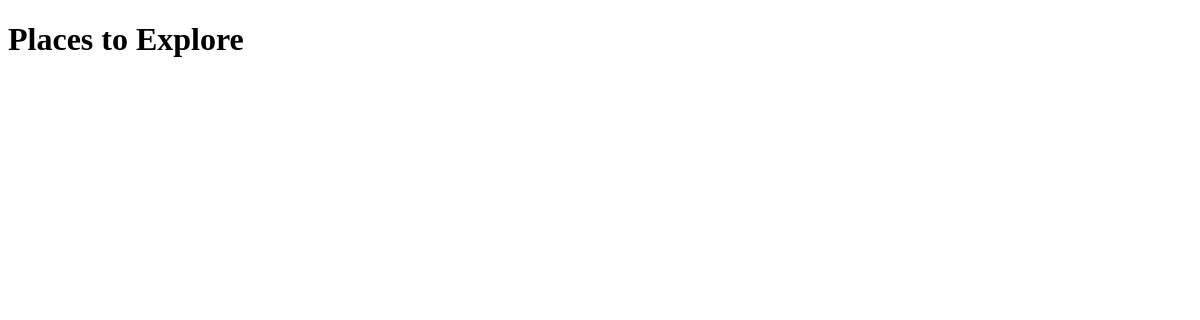
Before: /exploremore/ with the older database file.
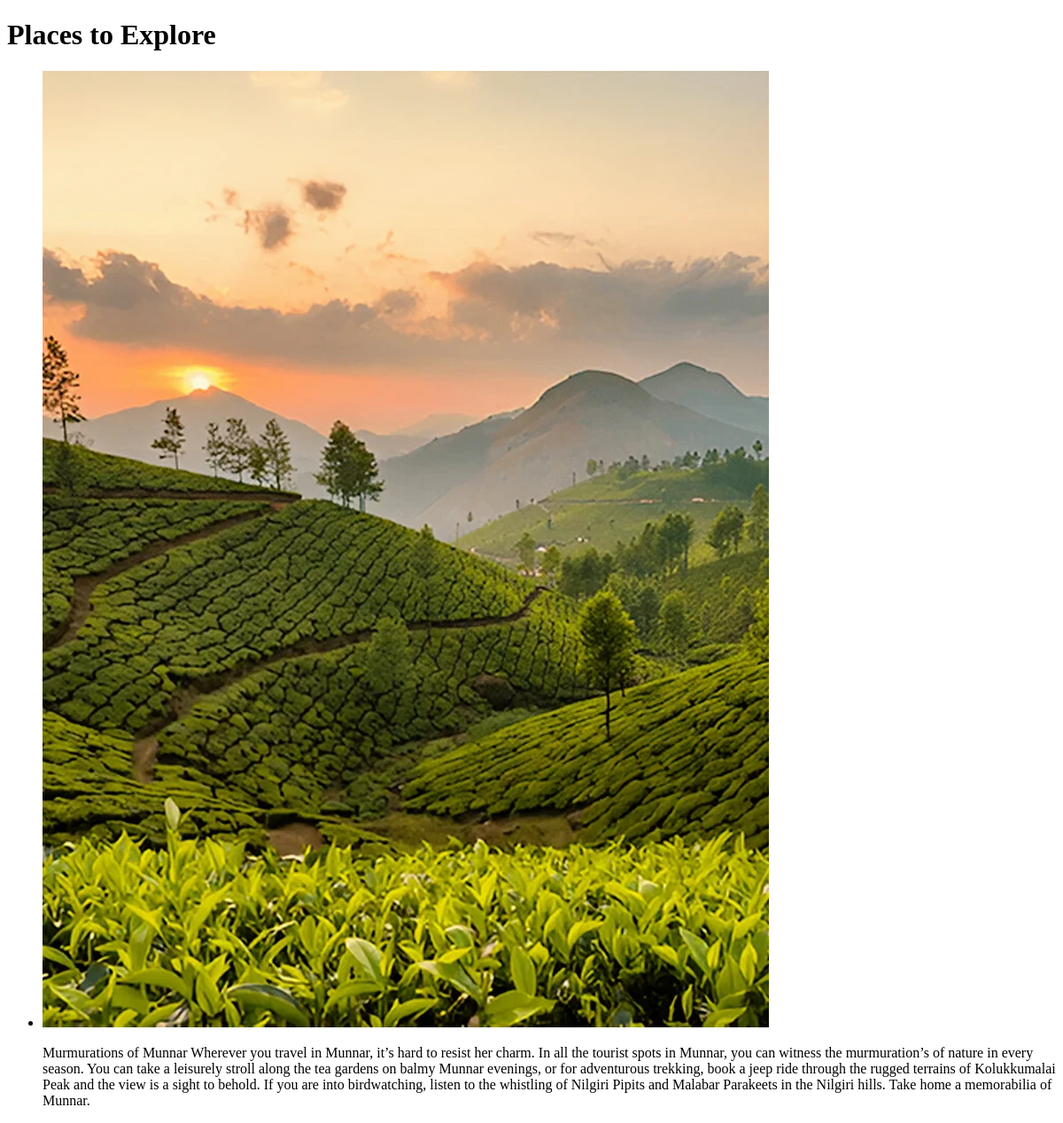
After: the same page with the newer database file.
### exploremore/models.py (models this page shows, shortened)
class ExploreMore(models.Model):
    name = models.CharField(max_length=255)
    image = models.ImageField(upload_to='places_images/')
    description = models.TextField()

### exploremore/views.py (the view)
# urls.py: path('', views.place_list, name='place_list'),
def place_list(request):
    places = ExploreMore.objects.all()
    return render(request, 'exploremore/explore_list.html', {'places': places})

### exploremore/templates/exploremore/explore_list.html (shortened to what this page needs)
<!DOCTYPE html>
<html>
<head>
</head>
<body>
    <h1>Places to Explore</h1>
    <ul>
        {% for place in places %}
        <li>
            {% if place.image %}
                <img src="{{ place.image.url }}" alt="{{ place.name_of_place }}" />
            {% endif %}
            <p>{{ place.description }}</p>
        </li>
        {% endfor %}
    </ul>
</body>
</html>

Changed rows visible on the page:
added ExploreMore: image (picture), description "Murmurations of Munnar Wherever you travel in Munnar, it’s hard to resist her charm. In all the tourist spots in Munnar, you can witness the murmuration’s of nature in every season. You can take a leisurely stroll along the tea gardens on balmy Munnar evenings, or for adventurous trekking, book a jeep ride through the rugged terrains of Kolukkumalai Peak and the view is a sight to behold. If you are into birdwatching, listen to the whistling of Nilgiri Pipits and Malabar Parakeets in the Nilgiri hills. Take home a memorabilia of Munnar."
